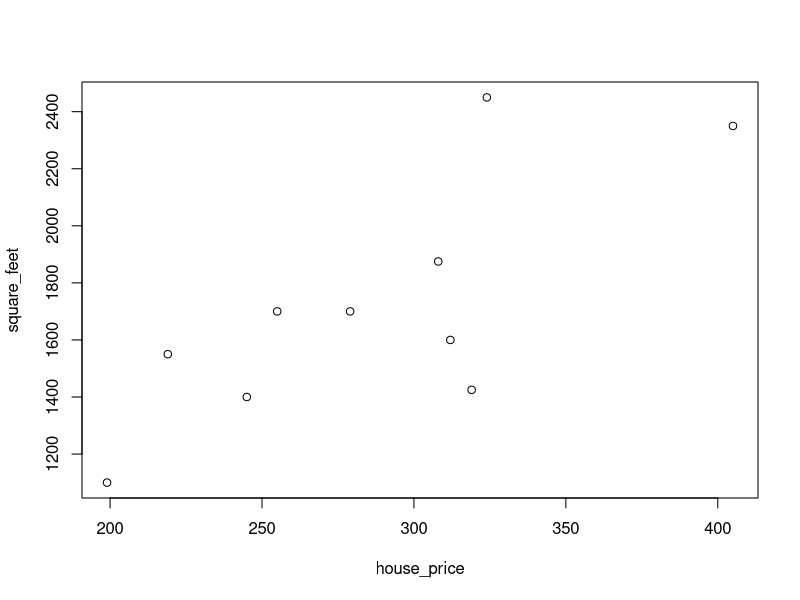

Generate this figure with R:
#LINEAR REGRESSION 
#find linear regression between 2 varibles.
square_feet=c(1400,1600,1700,1875,1100,1550,2350,2450,1425,1700)#X
house_price=c(245,312,279,308,199,219,405,324,319,255)#Y
data=data.frame(square_feet,house_price)
data
reg=lm(house_price~square_feet,data=data)
reg
summary(reg)
plot(house_price,square_feet)
cor.test(house_price,square_feet)

#MULTIPLE REGRESSION
studytime=c(40,43,18,10,25,33,27,17,30,47)
science=c(58,73,56,47,58,54,45,32,68,69)
intelligence=c(118,128,110,114,138,120,106,124,132,130)
maths=c(44,61,58,55,54,50,56,39,71,65)
attend=c(51,57,55,66,67,72,66,63,70,71)
literacy=c(30,21,42,27,49,23,50,21,38,17)
sc_score=data.frame(science,studytime,intelligence,maths,attend,literacy)
sc_score
summary(sc_score)

#FORWARD SELECTION(ADD)
#BACKWARD SELECTION(DROP)
#STEPWISE(BOTH)

#METHOD -1:START WITH NO PREDICTOR VARIABLE AND FORWARD SELECTION
sc_score.lm=lm(science~1,data=sc_score)#one intercept
summary(sc_score.lm)
add1(sc_score.lm,scope=sc_score,test='F')#start adding one by one variable
#check pr(>f) * 2 studytime and maths then AIC value minimum of maths.
sc_score.lm=lm(science~maths,data=sc_score)#insead of 1 put maths
sc_score.lm
add1(sc_score.lm,scope = sc_score,test = 'F')
sc_score.lm=lm(science~maths+studytime,data=sc_score)
sc_score.lm
add1(sc_score.lm,scope = sc_score,test='F')#ADD STUDYTIME 
#REMOVE EFFECT OF 2 VARIABLES

#METHOD -2:BACKWARD SELECTION
sc_score.lm=lm(science~.,data=sc_score)
sc_score.lm
formula(sc_score.lm)
summary(sc_score.lm)
drop1(sc_score.lm,test='F')#remove that variable which has lowest AIC
sc_score.lm=lm(science~studytime+intelligence+maths+attend,data=sc_score)
sc_score.lm
drop1(sc_score.lm,test = 'F')
sc_score.lm=lm(science~studytime+maths+attend,data=sc_score)
drop1(sc_score.lm,test = 'F')
sc_score.lm=lm(science~studytime+maths,data=sc_score)
drop1(sc_score.lm,test='F')
#REMOVE EFFECT OF 3 VARIABLES 
#Y=A+B(MATHS)+B(STUDYTIME)+T
summary(sc_score.lm)
#CHECKING OF BOTH THE MODELS
sc_score.lm1=lm(science~studytime+maths,data = sc_score)
sc_score.lm2=lm(science~.,data = sc_score)
anova(sc_score.lm1,sc_score.lm2)

